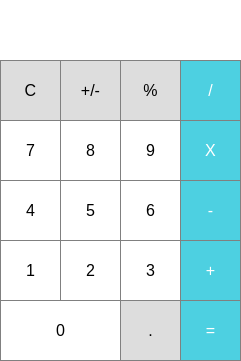
<?xml version="1.0" encoding="UTF-8"?>
<ui version="4.0">
 <class>MainWindow</class>
 <widget class="QMainWindow" name="MainWindow">
  <property name="geometry">
   <rect>
    <x>0</x>
    <y>0</y>
    <width>241</width>
    <height>361</height>
   </rect>
  </property>
  <property name="windowTitle">
   <string>MainWindow</string>
  </property>
  <property name="styleSheet">
   <string notr="true">background-color: rgb(255, 255, 255);</string>
  </property>
  <widget class="QWidget" name="centralwidget">
   <widget class="QLabel" name="label">
    <property name="geometry">
     <rect>
      <x>0</x>
      <y>0</y>
      <width>241</width>
      <height>61</height>
     </rect>
    </property>
    <property name="font">
     <font>
      <pointsize>16</pointsize>
     </font>
    </property>
    <property name="styleSheet">
     <string notr="true">QPushButton{

border: 1px solid gray;


}
QPushButton:pressed{
background-color : qlineargradient(x1:0,y1:0,x2:0,y2:1, stop : 0 #dadbde, stop:1 #f6f7fa);
}</string>
    </property>
    <property name="text">
     <string/>
    </property>
    <property name="alignment">
     <set>Qt::AlignRight|Qt::AlignTrailing|Qt::AlignVCenter</set>
    </property>
   </widget>
   <widget class="QPushButton" name="clear">
    <property name="geometry">
     <rect>
      <x>0</x>
      <y>60</y>
      <width>61</width>
      <height>61</height>
     </rect>
    </property>
    <property name="font">
     <font>
      <pointsize>12</pointsize>
     </font>
    </property>
    <property name="styleSheet">
     <string notr="true">QPushButton{

border: 1px solid gray;
background-color:rgb(215,215,215,215);


}
QPushButton:pressed{
background-color : qlineargradient(x1:0,y1:0,x2:0,y2:1, stop : 0 #BEBEBE, stop:1 #D7D7D7);
}</string>
    </property>
    <property name="text">
     <string>C</string>
    </property>
   </widget>
   <widget class="QPushButton" name="plusminus">
    <property name="geometry">
     <rect>
      <x>60</x>
      <y>60</y>
      <width>61</width>
      <height>61</height>
     </rect>
    </property>
    <property name="font">
     <font>
      <pointsize>12</pointsize>
     </font>
    </property>
    <property name="styleSheet">
     <string notr="true">QPushButton{

border: 1px solid gray;
background-color:rgb(215,215,215,215);


}
QPushButton:pressed{
background-color : qlineargradient(x1:0,y1:0,x2:0,y2:1, stop : 0 #BEBEBE, stop:1 #D7D7D7);
}</string>
    </property>
    <property name="text">
     <string>+/-</string>
    </property>
   </widget>
   <widget class="QPushButton" name="percent">
    <property name="geometry">
     <rect>
      <x>120</x>
      <y>60</y>
      <width>61</width>
      <height>61</height>
     </rect>
    </property>
    <property name="font">
     <font>
      <pointsize>12</pointsize>
     </font>
    </property>
    <property name="styleSheet">
     <string notr="true">QPushButton{

border: 1px solid gray;
background-color:rgb(215,215,215,215);


}
QPushButton:pressed{
background-color : qlineargradient(x1:0,y1:0,x2:0,y2:1, stop : 0 #BEBEBE, stop:1 #D7D7D7);
}</string>
    </property>
    <property name="text">
     <string>%</string>
    </property>
   </widget>
   <widget class="QPushButton" name="divide">
    <property name="geometry">
     <rect>
      <x>180</x>
      <y>60</y>
      <width>61</width>
      <height>61</height>
     </rect>
    </property>
    <property name="font">
     <font>
      <pointsize>12</pointsize>
     </font>
    </property>
    <property name="styleSheet">
     <string notr="true">QPushButton{

border: 1px solid gray;
background-color:#4DD0E1;
color: white;


}
QPushButton:pressed{
background-color : qlineargradient(x1:0,y1:0,x2:0,y2:1, stop : 0 #79dce8, stop:1 #8ee1ec);
}</string>
    </property>
    <property name="text">
     <string>/</string>
    </property>
   </widget>
   <widget class="QPushButton" name="multiply">
    <property name="geometry">
     <rect>
      <x>180</x>
      <y>120</y>
      <width>61</width>
      <height>61</height>
     </rect>
    </property>
    <property name="font">
     <font>
      <pointsize>12</pointsize>
     </font>
    </property>
    <property name="styleSheet">
     <string notr="true">QPushButton{

border: 1px solid gray;
background-color:#4DD0E1;
color: white;


}
QPushButton:pressed{
background-color : qlineargradient(x1:0,y1:0,x2:0,y2:1, stop : 0 #79dce8, stop:1 #8ee1ec);
}</string>
    </property>
    <property name="text">
     <string>X</string>
    </property>
   </widget>
   <widget class="QPushButton" name="eight">
    <property name="geometry">
     <rect>
      <x>60</x>
      <y>120</y>
      <width>61</width>
      <height>61</height>
     </rect>
    </property>
    <property name="font">
     <font>
      <pointsize>12</pointsize>
     </font>
    </property>
    <property name="styleSheet">
     <string notr="true">QPushButton{

border: 1px solid gray;


}
QPushButton:pressed{
background-color : qlineargradient(x1:0,y1:0,x2:0,y2:1, stop : 0 #dadbde, stop:1 #f6f7fa);
}</string>
    </property>
    <property name="text">
     <string>8</string>
    </property>
   </widget>
   <widget class="QPushButton" name="seven">
    <property name="geometry">
     <rect>
      <x>0</x>
      <y>120</y>
      <width>61</width>
      <height>61</height>
     </rect>
    </property>
    <property name="font">
     <font>
      <pointsize>12</pointsize>
     </font>
    </property>
    <property name="styleSheet">
     <string notr="true">QPushButton{

border: 1px solid gray;


}
QPushButton:pressed{
background-color : qlineargradient(x1:0,y1:0,x2:0,y2:1, stop : 0 #dadbde, stop:1 #f6f7fa);
}</string>
    </property>
    <property name="text">
     <string>7</string>
    </property>
   </widget>
   <widget class="QPushButton" name="nine">
    <property name="geometry">
     <rect>
      <x>120</x>
      <y>120</y>
      <width>61</width>
      <height>61</height>
     </rect>
    </property>
    <property name="font">
     <font>
      <pointsize>12</pointsize>
     </font>
    </property>
    <property name="styleSheet">
     <string notr="true">QPushButton{

border: 1px solid gray;


}
QPushButton:pressed{
background-color : qlineargradient(x1:0,y1:0,x2:0,y2:1, stop : 0 #dadbde, stop:1 #f6f7fa);
}</string>
    </property>
    <property name="text">
     <string>9</string>
    </property>
   </widget>
   <widget class="QPushButton" name="minus">
    <property name="geometry">
     <rect>
      <x>180</x>
      <y>180</y>
      <width>61</width>
      <height>61</height>
     </rect>
    </property>
    <property name="font">
     <font>
      <pointsize>12</pointsize>
     </font>
    </property>
    <property name="styleSheet">
     <string notr="true">QPushButton{

border: 1px solid gray;
background-color:#4DD0E1;
color: white;


}
QPushButton:pressed{
background-color : qlineargradient(x1:0,y1:0,x2:0,y2:1, stop : 0 #79dce8, stop:1 #8ee1ec);
}</string>
    </property>
    <property name="text">
     <string>-</string>
    </property>
   </widget>
   <widget class="QPushButton" name="five">
    <property name="geometry">
     <rect>
      <x>60</x>
      <y>180</y>
      <width>61</width>
      <height>61</height>
     </rect>
    </property>
    <property name="font">
     <font>
      <pointsize>12</pointsize>
     </font>
    </property>
    <property name="styleSheet">
     <string notr="true">QPushButton{

border: 1px solid gray;


}
QPushButton:pressed{
background-color : qlineargradient(x1:0,y1:0,x2:0,y2:1, stop : 0 #dadbde, stop:1 #f6f7fa);
}</string>
    </property>
    <property name="text">
     <string>5</string>
    </property>
   </widget>
   <widget class="QPushButton" name="four">
    <property name="geometry">
     <rect>
      <x>0</x>
      <y>180</y>
      <width>61</width>
      <height>61</height>
     </rect>
    </property>
    <property name="font">
     <font>
      <pointsize>12</pointsize>
     </font>
    </property>
    <property name="styleSheet">
     <string notr="true">QPushButton{

border: 1px solid gray;


}
QPushButton:pressed{
background-color : qlineargradient(x1:0,y1:0,x2:0,y2:1, stop : 0 #dadbde, stop:1 #f6f7fa);
}</string>
    </property>
    <property name="text">
     <string>4</string>
    </property>
   </widget>
   <widget class="QPushButton" name="six">
    <property name="geometry">
     <rect>
      <x>120</x>
      <y>180</y>
      <width>61</width>
      <height>61</height>
     </rect>
    </property>
    <property name="font">
     <font>
      <pointsize>12</pointsize>
     </font>
    </property>
    <property name="styleSheet">
     <string notr="true">QPushButton{

border: 1px solid gray;


}
QPushButton:pressed{
background-color : qlineargradient(x1:0,y1:0,x2:0,y2:1, stop : 0 #dadbde, stop:1 #f6f7fa);
}</string>
    </property>
    <property name="text">
     <string>6</string>
    </property>
   </widget>
   <widget class="QPushButton" name="add">
    <property name="geometry">
     <rect>
      <x>180</x>
      <y>240</y>
      <width>61</width>
      <height>61</height>
     </rect>
    </property>
    <property name="font">
     <font>
      <pointsize>12</pointsize>
     </font>
    </property>
    <property name="styleSheet">
     <string notr="true">QPushButton{

border: 1px solid gray;
background-color:#4DD0E1;
color: white;


}
QPushButton:pressed{
background-color : qlineargradient(x1:0,y1:0,x2:0,y2:1, stop : 0 #79dce8, stop:1 #8ee1ec);
}</string>
    </property>
    <property name="text">
     <string>+</string>
    </property>
   </widget>
   <widget class="QPushButton" name="two">
    <property name="geometry">
     <rect>
      <x>60</x>
      <y>240</y>
      <width>61</width>
      <height>61</height>
     </rect>
    </property>
    <property name="font">
     <font>
      <pointsize>12</pointsize>
     </font>
    </property>
    <property name="styleSheet">
     <string notr="true">QPushButton{

border: 1px solid gray;


}
QPushButton:pressed{
background-color : qlineargradient(x1:0,y1:0,x2:0,y2:1, stop : 0 #dadbde, stop:1 #f6f7fa);
}</string>
    </property>
    <property name="text">
     <string>2</string>
    </property>
   </widget>
   <widget class="QPushButton" name="one">
    <property name="geometry">
     <rect>
      <x>0</x>
      <y>240</y>
      <width>61</width>
      <height>61</height>
     </rect>
    </property>
    <property name="font">
     <font>
      <pointsize>12</pointsize>
     </font>
    </property>
    <property name="styleSheet">
     <string notr="true">QPushButton{

border: 1px solid gray;


}
QPushButton:pressed{
background-color : qlineargradient(x1:0,y1:0,x2:0,y2:1, stop : 0 #dadbde, stop:1 #f6f7fa);
}</string>
    </property>
    <property name="text">
     <string>1</string>
    </property>
   </widget>
   <widget class="QPushButton" name="three">
    <property name="geometry">
     <rect>
      <x>120</x>
      <y>240</y>
      <width>61</width>
      <height>61</height>
     </rect>
    </property>
    <property name="font">
     <font>
      <pointsize>12</pointsize>
     </font>
    </property>
    <property name="styleSheet">
     <string notr="true">QPushButton{

border: 1px solid gray;


}
QPushButton:pressed{
background-color : qlineargradient(x1:0,y1:0,x2:0,y2:1, stop : 0 #dadbde, stop:1 #f6f7fa);
}</string>
    </property>
    <property name="text">
     <string>3</string>
    </property>
   </widget>
   <widget class="QPushButton" name="decimal">
    <property name="geometry">
     <rect>
      <x>120</x>
      <y>300</y>
      <width>61</width>
      <height>61</height>
     </rect>
    </property>
    <property name="font">
     <font>
      <pointsize>12</pointsize>
     </font>
    </property>
    <property name="styleSheet">
     <string notr="true">QPushButton{

border: 1px solid gray;
background-color:rgb(215,215,215,215);


}
QPushButton:pressed{
background-color : qlineargradient(x1:0,y1:0,x2:0,y2:1, stop : 0 #BEBEBE, stop:1 #D7D7D7);
}</string>
    </property>
    <property name="text">
     <string>.</string>
    </property>
   </widget>
   <widget class="QPushButton" name="zero">
    <property name="geometry">
     <rect>
      <x>0</x>
      <y>300</y>
      <width>121</width>
      <height>61</height>
     </rect>
    </property>
    <property name="font">
     <font>
      <pointsize>12</pointsize>
     </font>
    </property>
    <property name="styleSheet">
     <string notr="true">QPushButton{

border: 1px solid gray;


}
QPushButton:pressed{
background-color : qlineargradient(x1:0,y1:0,x2:0,y2:1, stop : 0 #dadbde, stop:1 #f6f7fa);
}</string>
    </property>
    <property name="text">
     <string>0</string>
    </property>
   </widget>
   <widget class="QPushButton" name="equals">
    <property name="geometry">
     <rect>
      <x>180</x>
      <y>300</y>
      <width>61</width>
      <height>61</height>
     </rect>
    </property>
    <property name="font">
     <font>
      <pointsize>12</pointsize>
     </font>
    </property>
    <property name="styleSheet">
     <string notr="true">QPushButton{

border: 1px solid gray;
background-color:#4DD0E1;
color: white;


}
QPushButton:pressed{
background-color : qlineargradient(x1:0,y1:0,x2:0,y2:1, stop : 0 #79dce8, stop:1 #8ee1ec);
}</string>
    </property>
    <property name="text">
     <string>=</string>
    </property>
   </widget>
  </widget>
 </widget>
 <resources/>
 <connections/>
</ui>
